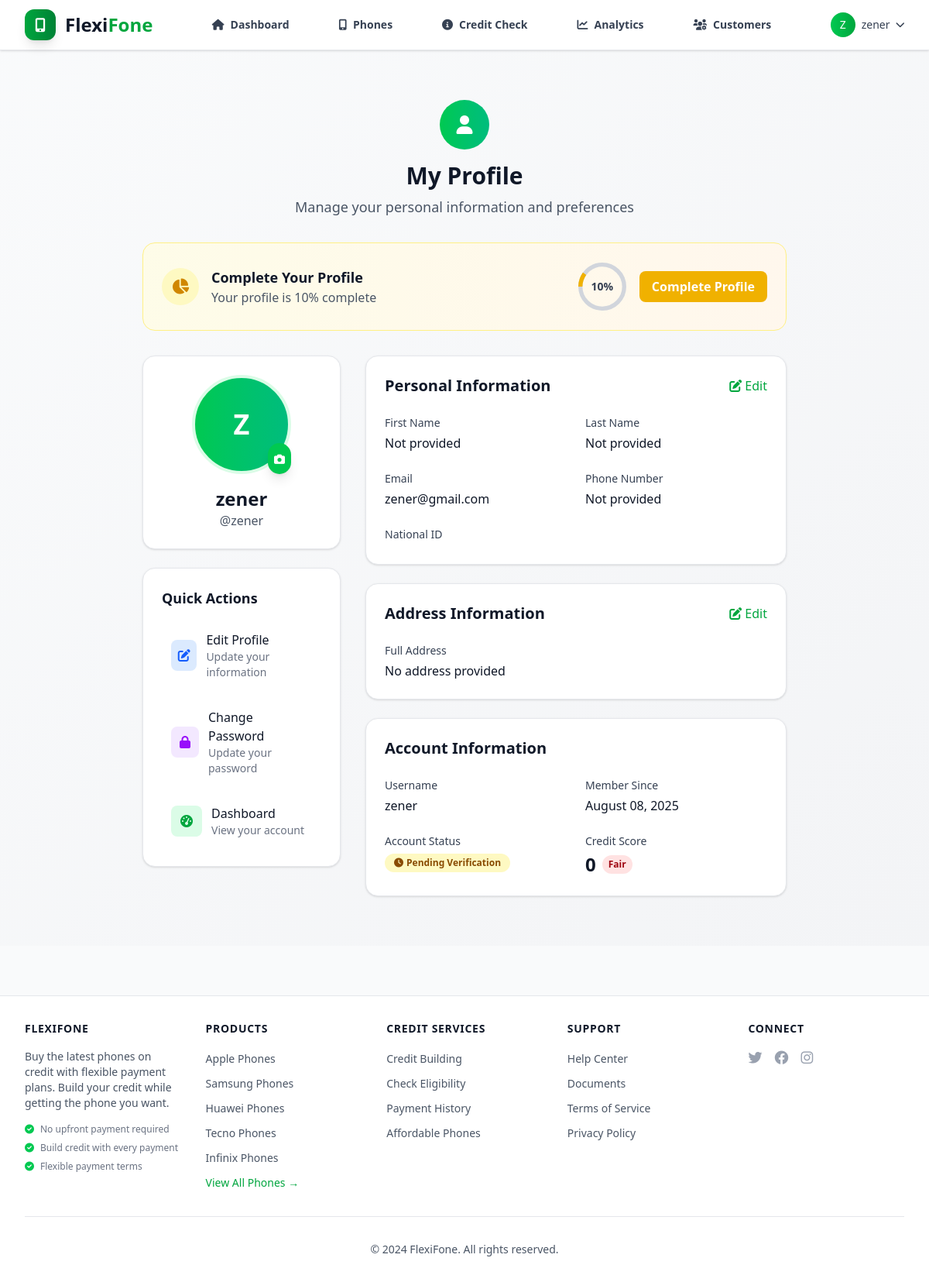
Page /accounts/profile/ (signed in) on the earlier database version.
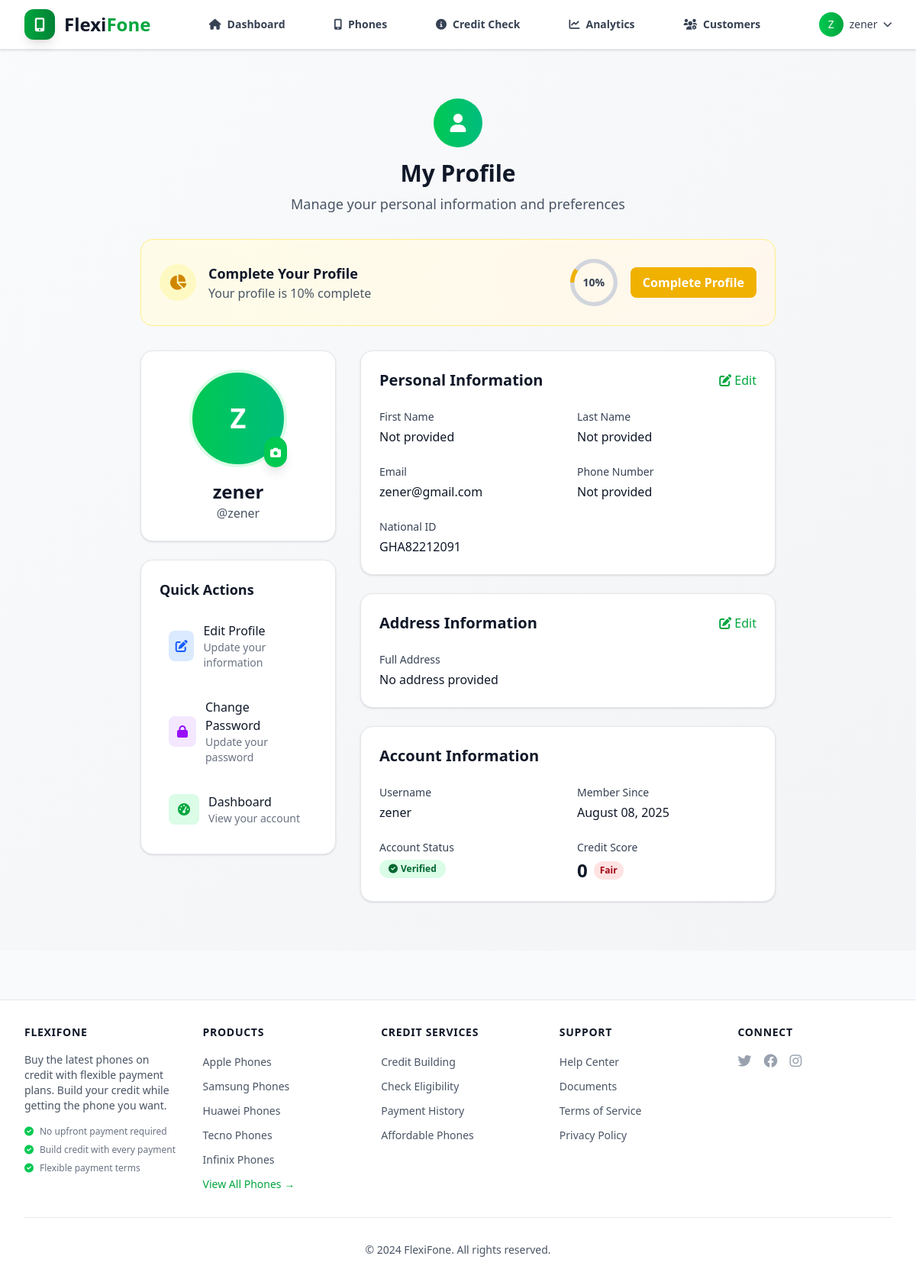
Same page on the later database version.
### accounts/models.py (models this page shows, shortened)
class User(AbstractUser):
    national_id = models.CharField(
        max_length=20, unique=True, help_text="National ID or Passport Number")
    is_verified = models.BooleanField(
        default=False, help_text="Set to true if user's ID has been manually verified by an admin.")
    phone_number = models.CharField(
        max_length=15, blank=True, null=True, help_text="Primary phone number")
    alternate_phone = models.CharField(
        max_length=15, blank=True, null=True, help_text="Alternate phone number")
    address_line_1 = models.CharField(
        max_length=255, blank=True, null=True, help_text="Street address")
    address_line_2 = models.CharField(
        max_length=255, blank=True, null=True, help_text="Apartment, suite, etc.")
    city = models.CharField(
        max_length=100, blank=True, null=True, help_text="City")
    region = models.CharField(
        max_length=100, blank=True, null=True, help_text="Region/State")
    postal_code = models.CharField(
        max_length=20, blank=True, null=True, help_text="Postal/ZIP code")
    date_of_birth = models.DateField(
        blank=True, null=True, help_text="Date of birth")
    gender = models.CharField(
        max_length=10,
        choices=[('M', 'Male'), ('F', 'Female'), ('O', 'Other'), ('P', 'Prefer not to say')],
        blank=True, null=True, help_text="Gender")
    occupation = models.CharField(
        max_length=100, blank=True, null=True, help_text="Current occupation")
    employer = models.CharField(
        max_length=100, blank=True, null=True, help_text="Current employer")
    profile_picture = models.ImageField(
        upload_to='profile_pictures/', blank=True, null=True,
        help_text="Profile picture")
    stripe_customer_id = models.CharField(
        max_length=255, blank=True, null=True)
    credit_score = models.IntegerField(
        default=0, validators=[MinValueValidator(0), MaxValueValidator(850)],
        help_text="External credit score for reference")
    monthly_income = models.DecimalField(
        max_digits=10, decimal_places=2, null=True, blank=True,
        help_text="Monthly income for credit assessment")
    class CreditTier(models.TextChoices):
        STARTER = 'STARTER', 'Starter (₵500-1000)'
        BRONZE = 'BRONZE', 'Bronze (₵1000-2500)'
        SILVER = 'SILVER', 'Silver (₵2500-5000)'
        GOLD = 'GOLD', 'Gold (₵5000-10000)'
        PLATINUM = 'PLATINUM', 'Platinum (₵10000+)'
    credit_tier = models.CharField(
        max_length=20, choices=CreditTier.choices, default=CreditTier.STARTER,
        help_text="Current credit tier in FlexiFone system")
    credit_limit = models.DecimalField(
        max_digits=10, decimal_places=2, default=500.00,
        help_text="Current credit limit in GHS")
    internal_credit_score = models.IntegerField(
        default=100, validators=[MinValueValidator(0), MaxValueValidator(1000)],
        help_text="Internal FlexiFone credit score (0-1000)")
    successful_payments = models.IntegerField(
        default=0, help_text="Number of successful payments made")
    missed_payments = models.IntegerField(
        default=0, help_text="Number of missed payments")
    total_credit_used = models.DecimalField(
        max_digits=12, decimal_places=2, default=0.00,
        help_text="Total credit amount used historically")
    last_credit_review = models.DateTimeField(
        auto_now_add=True, help_text="Last time credit tier was reviewed")
    email_notifications = models.BooleanField(
        default=True, help_text="Receive email notifications")
    sms_notifications = models.BooleanField(
        default=True, help_text="Receive SMS notifications")
    marketing_emails = models.BooleanField(
        default=False, help_text="Receive marketing emails")
    guarantor_username = models.CharField(
        max_length=150,
        blank=True,
        null=True,
        help_text="Username of the guarantor (must be a verified FlexiFone user)"
    )
    guarantor_national_id = models.CharField(
        max_length=20,
        blank=True,
        null=True,
        help_text="National ID of the guarantor"
    )
    guarantor_verified = models.BooleanField(
        default=False,
        help_text="Whether the guarantor information has been verified"
    )
    guarantor_verified_at = models.DateTimeField(
        null=True,
        blank=True,
        help_text="When the guarantor was verified"
    )
    guarantor_verified_by = models.ForeignKey(
        'self',
        on_delete=models.SET_NULL,
        null=True,
        blank=True,
        related_name='verified_guarantees',
        help_text="Admin who verified the guarantor"
    )
    profile_updated_at = models.DateTimeField(auto_now=True)
    def get_full_name(self):
        return f"{self.first_name} {self.last_name}".strip() or self.username
    def get_display_name(self):
        if self.first_name:
            return self.first_name
        return self.username
    def get_full_address(self):
        address_parts = []
        if self.address_line_1:
            address_parts.append(self.address_line_1)
        if self.address_line_2:
            address_parts.append(self.address_line_2)
        if self.city:
            address_parts.append(self.city)
        if self.region:
            address_parts.append(self.region)
        if self.postal_code:
            address_parts.append(self.postal_code)
        return ", ".join(address_parts) if address_parts else "No address provided"
    def get_age(self):
        if self.date_of_birth:
            from datetime import date
            today = date.today()
            return today.year - self.date_of_birth.year - ((today.month, today.day) < (self.date_of_birth.month, self.date_of_birth.day))
        return None
    def profile_completion_percentage(self):
        fields_to_check = [
            'first_name', 'last_name', 'email', 'phone_number',
            'address_line_1', 'city', 'region', 'date_of_birth',
            'occupation', 'monthly_income'
        ]
        completed_fields = sum(1 for field in fields_to_check if getattr(self, field))
        return int((completed_fields / len(fields_to_check)) * 100)

### accounts/views.py (the view)
# urls.py: path('profile/', profile_view, name='profile'),
@login_required
def profile_view(request):
    context = {
        'user': request.user,
        'profile_completion': request.user.profile_completion_percentage(),
        'age': request.user.get_age(),
        'full_address': request.user.get_full_address(),
    }
    return render(request, 'accounts/profile.html', context)

### templates/accounts/profile.html (shortened to what the changed rows need)
{% extends 'base.html' %}
{% load static %}
{% block content %}
<div class="min-h-screen bg-gradient-to-br from-gray-50 to-gray-100 py-8">
    <div class="max-w-4xl mx-auto px-4 sm:px-6 lg:px-8">
        <div class="text-center mb-8">
            <h1 class="text-3xl font-bold text-gray-900 mb-2">My Profile</h1>
        </div>
        <div class="grid grid-cols-1 lg:grid-cols-3 gap-8">
            <div class="lg:col-span-1 space-y-6">
                <div class="bg-white rounded-2xl shadow-sm border border-gray-200 p-6">
                    <div class="text-center">
                        <div class="relative inline-block">
                            {% if user.profile_picture %}
                                <img src="{{ user.profile_picture.url }}" alt="{{ user.get_full_name }}" class="w-32 h-32 rounded-full object-cover border-4 border-green-100">
                            {% else %}
                                <div class="w-32 h-32 bg-gradient-to-r from-green-500 to-emerald-500 rounded-full flex items-center justify-center border-4 border-green-100">
                                    <span class="text-white text-4xl font-bold">{{ user.first_name|first|upper|default:user.username|first|upper }}</span>
                                </div>
                            {% endif %}
                            <a href="{% url 'accounts:profile_picture' %}" class="absolute bottom-0 right-0 bg-green-500 hover:bg-green-600 text-white rounded-full p-2 shadow-lg transition-colors">
                            </a>
                        </div>
                        <h2 class="text-2xl font-bold text-gray-900 mt-4">{{ user.get_full_name }}</h2>
                        <p class="text-gray-600">@{{ user.username }}</p>
                    </div>
                </div>
            </div>
            <div class="lg:col-span-2 space-y-6">
                <div class="bg-white rounded-2xl shadow-sm border border-gray-200 p-6">
                    <div class="grid grid-cols-1 md:grid-cols-2 gap-6">
                        <div>
                            <label class="block text-sm font-medium text-gray-700 mb-1">First Name</label>
                            <p class="text-gray-900">{{ user.first_name|default:"Not provided" }}</p>
                        </div>
                        <div>
                            <label class="block text-sm font-medium text-gray-700 mb-1">Last Name</label>
                            <p class="text-gray-900">{{ user.last_name|default:"Not provided" }}</p>
                        </div>
                        <div>
                            <label class="block text-sm font-medium text-gray-700 mb-1">Email</label>
                            <p class="text-gray-900">{{ user.email|default:"Not provided" }}</p>
                        </div>
                        <div>
                            <label class="block text-sm font-medium text-gray-700 mb-1">Phone Number</label>
                            <p class="text-gray-900">{{ user.phone_number|default:"Not provided" }}</p>
                        </div>
                        <div>
                            <label class="block text-sm font-medium text-gray-700 mb-1">National ID</label>
                            <p class="text-gray-900">{{ user.national_id }}</p>
                        </div>
                    </div>
                </div>
                <div class="bg-white rounded-2xl shadow-sm border border-gray-200 p-6">
                    <div class="grid grid-cols-1 md:grid-cols-2 gap-6">
                        <div>
                            <label class="block text-sm font-medium text-gray-700 mb-1">Username</label>
                            <p class="text-gray-900">{{ user.username }}</p>
                        </div>
                        <div>
                            <label class="block text-sm font-medium text-gray-700 mb-1">Member Since</label>
                            <p class="text-gray-900">{{ user.date_joined|date:"F d, Y" }}</p>
                        </div>
                        <div>
                            <label class="block text-sm font-medium text-gray-700 mb-1">Account Status</label>
                            <span class="inline-flex items-center px-3 py-1 rounded-full text-xs font-semibold {% if user.is_verified %}bg-green-100 text-green-800{% else %}bg-yellow-100 text-yellow-800{% endif %}">
                                <i class="fas {% if user.is_verified %}fa-check-circle{% else %}fa-clock{% endif %} mr-1"></i>
                                {% if user.is_verified %}Verified{% else %}Pending Verification{% endif %}
                            </span>
                        </div>
                        <div>
                            <div class="flex items-center">
                                <span class="text-2xl font-bold text-gray-900 mr-2">{{ user.credit_score }}</span>
                                <span class="inline-flex items-center px-2 py-1 rounded-full text-xs font-semibold
                                    {% if user.credit_score >= 700 %}bg-green-100 text-green-800
                                    {% elif user.credit_score >= 600 %}bg-yellow-100 text-yellow-800
                                    {% else %}bg-red-100 text-red-800{% endif %}">
                                    {% if user.credit_score >= 700 %}Excellent
                                    {% elif user.credit_score >= 600 %}Good
                                    {% else %}Fair{% endif %}
                                </span>
                            </div>
                        </div>
                    </div>
                </div>
            </div>
        </div>
    </div>
</div>
{% endblock %}

### theme/templates/base.html (shortened to what the changed rows need)
{% load static tailwind_tags %}
<!DOCTYPE html>
<html lang="en">
<head>
    {% tailwind_css %}
    <link href="https://cdnjs.cloudflare.com/ajax/libs/font-awesome/6.0.0/css/all.min.css" rel="stylesheet">
    <link href="https://cdn.jsdelivr.net/npm/toastify-js/src/toastify.min.css" rel="stylesheet">
</head>
<body class="bg-gray-50 font-sans">
    <nav class="bg-white border-b border-gray-200 shadow-sm sticky top-0 z-50">
        <div class="max-w-7xl mx-auto px-4 sm:px-6 lg:px-8">
            <div class="flex justify-between items-center h-16">
                <div class="flex items-center space-x-4">
                    {% if user.is_authenticated %}
                        <div class="relative" x-data="{ open: false }">
                            <button @click="open = !open"
                                class="flex items-center space-x-2 text-gray-700 hover:text-green-600 transition-colors">
                                {% if user.profile_picture %}
                                <img src="{{ user.profile_picture.url }}" alt="{{ user.get_full_name }}"
                                    class="w-8 h-8 rounded-full object-cover">
                                {% else %}
                                <div class="w-8 h-8 bg-gradient-to-r from-green-500 to-green-600 rounded-full flex items-center justify-center">
                                        <span class="text-white text-sm font-medium">{{ user.first_name|first|upper|default:user.username|first|upper }}</span>
                                        </div>
                                {% endif %}
                                <span class="hidden md:block text-sm font-medium">{{ user.get_display_name }}</span>
                                <i class="fas fa-chevron-down text-xs"></i>
                            </button>
                                </div>
                    {% endif %}
                </div>
            </div>
        </div>
    </nav>
    <main class="min-h-screen bg-gradient-to-br from-gray-50 to-gray-100">
        <div class="max-w-7xl mx-auto px-4 sm:px-6 lg:px-8 py-8">
            {% block content %}{% endblock %}
        </div>
    </main>
</body>
</html>

Differences in the rows shown:
changed User "zener": national_id (not shown) → "GHA82212091"; is_verified False → True (drawn)
Other differences:
text no longer shown: "Pending Verification"
text now shown: "Verified"
